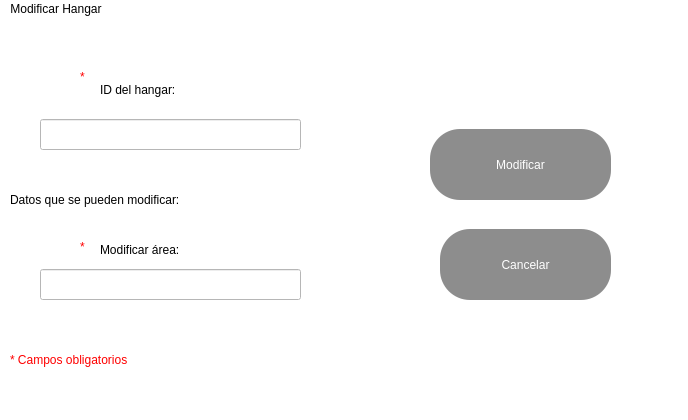
<?xml version="1.0" encoding="UTF-8"?>
<ui version="4.0">
 <class>MainWindow</class>
 <widget class="QMainWindow" name="MainWindow">
  <property name="geometry">
   <rect>
    <x>0</x>
    <y>0</y>
    <width>688</width>
    <height>420</height>
   </rect>
  </property>
  <property name="windowTitle">
   <string>MainWindow</string>
  </property>
  <property name="styleSheet">
   <string notr="true">background-color: rgb(255, 255, 255);</string>
  </property>
  <widget class="QWidget" name="centralwidget">
   <widget class="QLabel" name="label_3">
    <property name="geometry">
     <rect>
      <x>100</x>
      <y>50</y>
      <width>201</width>
      <height>41</height>
     </rect>
    </property>
    <property name="styleSheet">
     <string notr="true">font: 15pt &quot;MS Reference Sans Serif&quot;;</string>
    </property>
    <property name="text">
     <string>ID del hangar:</string>
    </property>
   </widget>
   <widget class="QLabel" name="label_4">
    <property name="geometry">
     <rect>
      <x>100</x>
      <y>210</y>
      <width>191</width>
      <height>41</height>
     </rect>
    </property>
    <property name="styleSheet">
     <string notr="true">font: 15pt &quot;MS Reference Sans Serif&quot;;</string>
    </property>
    <property name="text">
     <string>Modificar área:</string>
    </property>
   </widget>
   <widget class="QLabel" name="label_8">
    <property name="geometry">
     <rect>
      <x>10</x>
      <y>320</y>
      <width>331</width>
      <height>41</height>
     </rect>
    </property>
    <property name="styleSheet">
     <string notr="true">color: rgb(255, 0, 0);
font: 12pt &quot;MS Shell Dlg 2&quot;;</string>
    </property>
    <property name="text">
     <string>* Campos obligatorios</string>
    </property>
   </widget>
   <widget class="QPushButton" name="btn_cancelar">
    <property name="geometry">
     <rect>
      <x>440</x>
      <y>210</y>
      <width>171</width>
      <height>71</height>
     </rect>
    </property>
    <property name="styleSheet">
     <string notr="true">QPushButton{
font: 90 20pt &quot;MS Shell Dlg 2&quot;;
  color:rgb(255, 255, 255);
  
	background-color: rgb(104, 127, 143);
border-radius:30px;
}
QPushButton:hover{
background-color: rgb(255, 0,0 );
	color:rgb(255, 255, 255);
}

QPushButton{

  color:rgb(255, 255, 255);
  
	
	background-color: rgb(141, 141, 141);
}
</string>
    </property>
    <property name="text">
     <string>Cancelar</string>
    </property>
   </widget>
   <widget class="QPushButton" name="btn_modificar">
    <property name="geometry">
     <rect>
      <x>430</x>
      <y>110</y>
      <width>181</width>
      <height>71</height>
     </rect>
    </property>
    <property name="styleSheet">
     <string notr="true">QPushButton{
font: 90 20pt &quot;MS Shell Dlg 2&quot;;
  color:rgb(255, 255, 255);
  
	background-color: rgb(104, 127, 143);
border-radius:30px;
}
QPushButton:hover{
background-color: rgb(255, 0,0 );
	color:rgb(255, 255, 255);
}

QPushButton{

  color:rgb(255, 255, 255);
  
	
	background-color: rgb(141, 141, 141);
}
</string>
    </property>
    <property name="text">
     <string>Modificar</string>
    </property>
   </widget>
   <widget class="QLabel" name="label_7">
    <property name="geometry">
     <rect>
      <x>80</x>
      <y>50</y>
      <width>16</width>
      <height>16</height>
     </rect>
    </property>
    <property name="styleSheet">
     <string notr="true">color: rgb(255, 0, 0);
font: 12pt &quot;MS Shell Dlg 2&quot;;</string>
    </property>
    <property name="text">
     <string>*</string>
    </property>
   </widget>
   <widget class="QLineEdit" name="lineEdit_id_hangar">
    <property name="geometry">
     <rect>
      <x>40</x>
      <y>100</y>
      <width>261</width>
      <height>31</height>
     </rect>
    </property>
    <property name="styleSheet">
     <string notr="true">background-color: rgb(255, 255, 255);
font: 12pt &quot;MS Shell Dlg 2&quot;;</string>
    </property>
    <property name="text">
     <string/>
    </property>
   </widget>
   <widget class="QLineEdit" name="lineEdit_area">
    <property name="geometry">
     <rect>
      <x>40</x>
      <y>250</y>
      <width>261</width>
      <height>31</height>
     </rect>
    </property>
    <property name="styleSheet">
     <string notr="true">background-color: rgb(255, 255, 255);
font: 12pt &quot;MS Shell Dlg 2&quot;;</string>
    </property>
    <property name="text">
     <string/>
    </property>
   </widget>
   <widget class="QLabel" name="label_9">
    <property name="geometry">
     <rect>
      <x>10</x>
      <y>170</y>
      <width>361</width>
      <height>21</height>
     </rect>
    </property>
    <property name="styleSheet">
     <string notr="true">font: 15pt &quot;MS Reference Sans Serif&quot;;</string>
    </property>
    <property name="text">
     <string>Datos que se pueden modificar: </string>
    </property>
   </widget>
   <widget class="QLabel" name="label_10">
    <property name="geometry">
     <rect>
      <x>80</x>
      <y>220</y>
      <width>16</width>
      <height>16</height>
     </rect>
    </property>
    <property name="styleSheet">
     <string notr="true">color: rgb(255, 0, 0);
font: 12pt &quot;MS Shell Dlg 2&quot;;</string>
    </property>
    <property name="text">
     <string>*</string>
    </property>
   </widget>
  </widget>
  <widget class="QMenuBar" name="menubar">
   <property name="geometry">
    <rect>
     <x>0</x>
     <y>0</y>
     <width>688</width>
     <height>21</height>
    </rect>
   </property>
   <widget class="QMenu" name="menuModificar_Hangar">
    <property name="title">
     <string>Modificar Hangar</string>
    </property>
   </widget>
   <addaction name="menuModificar_Hangar"/>
  </widget>
  <widget class="QStatusBar" name="statusbar"/>
 </widget>
 <resources/>
 <connections/>
</ui>
